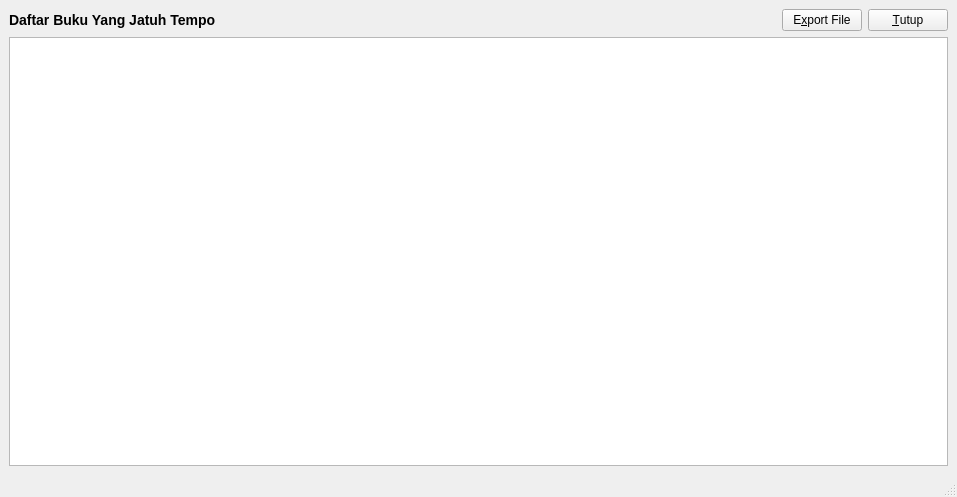
<?xml version="1.0" encoding="UTF-8"?>
<ui version="4.0">
 <class>BukuTelat</class>
 <widget class="QMainWindow" name="BukuTelat">
  <property name="geometry">
   <rect>
    <x>0</x>
    <y>0</y>
    <width>957</width>
    <height>497</height>
   </rect>
  </property>
  <property name="windowTitle">
   <string>Daftar Buku Telat</string>
  </property>
  <widget class="QWidget" name="centralwidget">
   <layout class="QVBoxLayout" name="verticalLayout">
    <item>
     <layout class="QHBoxLayout" name="horizontalLayout">
      <item>
       <widget class="QLabel" name="label">
        <property name="styleSheet">
         <string notr="true">font-weight: bold;
font-size: 14px;</string>
        </property>
        <property name="text">
         <string>Daftar Buku Yang Jatuh Tempo</string>
        </property>
       </widget>
      </item>
      <item>
       <spacer name="horizontalSpacer">
        <property name="orientation">
         <enum>Qt::Horizontal</enum>
        </property>
        <property name="sizeHint" stdset="0">
         <size>
          <width>40</width>
          <height>20</height>
         </size>
        </property>
       </spacer>
      </item>
      <item>
       <widget class="QPushButton" name="bExportCSV">
        <property name="text">
         <string>E&amp;xport File</string>
        </property>
       </widget>
      </item>
      <item>
       <widget class="QPushButton" name="pushButton">
        <property name="text">
         <string>&amp;Tutup</string>
        </property>
       </widget>
      </item>
     </layout>
    </item>
    <item>
     <widget class="QTableView" name="tblTelat">
      <property name="font">
       <font>
        <pointsize>8</pointsize>
       </font>
      </property>
      <property name="alternatingRowColors">
       <bool>true</bool>
      </property>
     </widget>
    </item>
   </layout>
  </widget>
  <widget class="QStatusBar" name="statusbar"/>
 </widget>
 <resources/>
 <connections>
  <connection>
   <sender>pushButton</sender>
   <signal>clicked()</signal>
   <receiver>BukuTelat</receiver>
   <slot>close()</slot>
   <hints>
    <hint type="sourcelabel">
     <x>887</x>
     <y>17</y>
    </hint>
    <hint type="destinationlabel">
     <x>702</x>
     <y>-11</y>
    </hint>
   </hints>
  </connection>
 </connections>
</ui>
